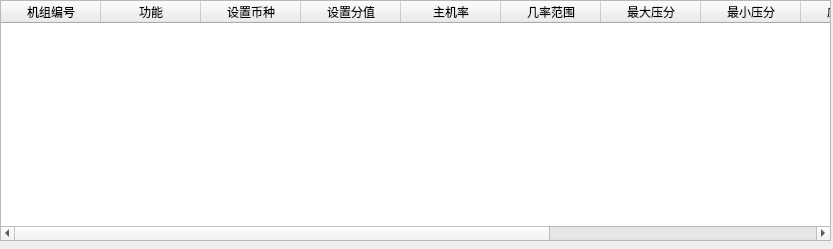
<?xml version="1.0" encoding="UTF-8"?>
<ui version="4.0">
 <class>TmachineGroupFuncDetailSetupViewItemTable</class>
 <widget class="QWidget" name="TmachineGroupFuncDetailSetupViewItemTable">
  <property name="geometry">
   <rect>
    <x>0</x>
    <y>0</y>
    <width>833</width>
    <height>249</height>
   </rect>
  </property>
  <property name="windowTitle">
   <string>Form</string>
  </property>
  <widget class="QWidget" name="layoutWidget">
   <property name="geometry">
    <rect>
     <x>0</x>
     <y>0</y>
     <width>831</width>
     <height>241</height>
    </rect>
   </property>
   <layout class="QVBoxLayout" name="mainLayout">
    <item>
     <widget class="QTableWidget" name="m_machineGroupFuncDetailSetupTable">
      <column>
       <property name="text">
        <string>机组编号</string>
       </property>
      </column>
      <column>
       <property name="text">
        <string>功能</string>
       </property>
      </column>
      <column>
       <property name="text">
        <string>设置币种</string>
       </property>
      </column>
      <column>
       <property name="text">
        <string>设置分值</string>
       </property>
      </column>
      <column>
       <property name="text">
        <string>主机率</string>
       </property>
      </column>
      <column>
       <property name="text">
        <string>几率范围</string>
       </property>
      </column>
      <column>
       <property name="text">
        <string>最大压分</string>
       </property>
      </column>
      <column>
       <property name="text">
        <string>最小压分</string>
       </property>
      </column>
      <column>
       <property name="text">
        <string>庄闲压分</string>
       </property>
      </column>
      <column>
       <property name="text">
        <string>和局压分</string>
       </property>
      </column>
      <column>
       <property name="text">
        <string>投码天数</string>
       </property>
      </column>
      <column>
       <property name="text">
        <string>清币时间</string>
       </property>
      </column>
     </widget>
    </item>
   </layout>
  </widget>
 </widget>
 <resources/>
 <connections/>
</ui>
